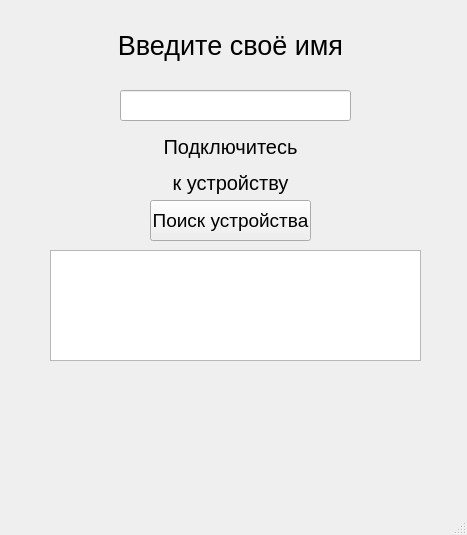
<?xml version="1.0" encoding="UTF-8"?>
<ui version="4.0">
 <class>MainWindow</class>
 <widget class="QMainWindow" name="MainWindow">
  <property name="geometry">
   <rect>
    <x>0</x>
    <y>0</y>
    <width>467</width>
    <height>535</height>
   </rect>
  </property>
  <property name="windowTitle">
   <string>MainWindow</string>
  </property>
  <widget class="QWidget" name="centralwidget">
   <widget class="QLineEdit" name="nicknameEdit">
    <property name="geometry">
     <rect>
      <x>120</x>
      <y>90</y>
      <width>231</width>
      <height>31</height>
     </rect>
    </property>
   </widget>
   <widget class="QLabel" name="label">
    <property name="geometry">
     <rect>
      <x>60</x>
      <y>10</y>
      <width>341</width>
      <height>71</height>
     </rect>
    </property>
    <property name="font">
     <font>
      <pointsize>20</pointsize>
     </font>
    </property>
    <property name="text">
     <string>Введите своё имя</string>
    </property>
    <property name="alignment">
     <set>Qt::AlignCenter</set>
    </property>
   </widget>
   <widget class="QPushButton" name="findDeviceBtn">
    <property name="geometry">
     <rect>
      <x>150</x>
      <y>200</y>
      <width>161</width>
      <height>41</height>
     </rect>
    </property>
    <property name="font">
     <font>
      <pointsize>14</pointsize>
     </font>
    </property>
    <property name="text">
     <string>Поиск устройства</string>
    </property>
   </widget>
   <widget class="QLabel" name="label_2">
    <property name="geometry">
     <rect>
      <x>140</x>
      <y>130</y>
      <width>181</width>
      <height>71</height>
     </rect>
    </property>
    <property name="font">
     <font>
      <pointsize>15</pointsize>
     </font>
    </property>
    <property name="text">
     <string>&lt;html&gt;&lt;head/&gt;&lt;body&gt;&lt;p align=&quot;center&quot;&gt;Подключитесь&lt;/p&gt;&lt;p align=&quot;center&quot;&gt; к устройству&lt;/p&gt;&lt;/body&gt;&lt;/html&gt;</string>
    </property>
    <property name="alignment">
     <set>Qt::AlignCenter</set>
    </property>
   </widget>
   <widget class="QListWidget" name="foundedListWidget">
    <property name="geometry">
     <rect>
      <x>50</x>
      <y>250</y>
      <width>371</width>
      <height>111</height>
     </rect>
    </property>
   </widget>
  </widget>
  <widget class="QStatusBar" name="statusbar"/>
 </widget>
 <resources/>
 <connections/>
</ui>
